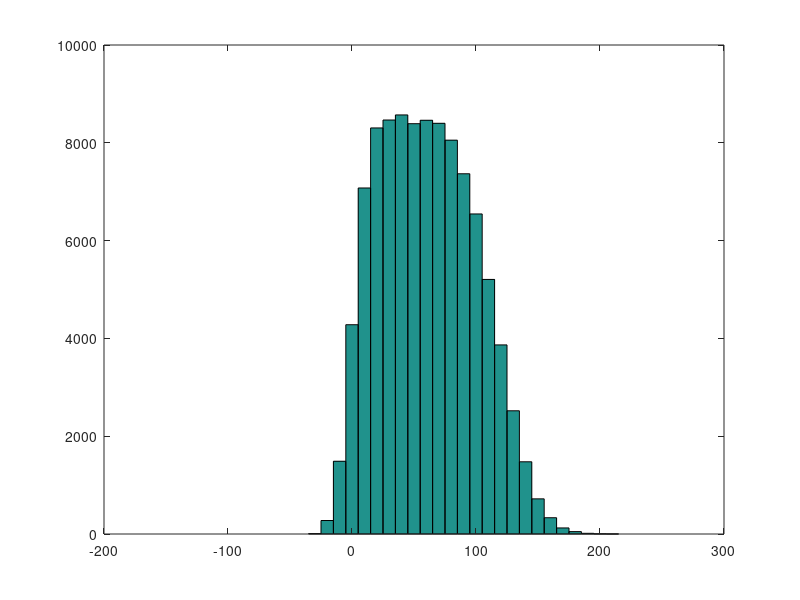
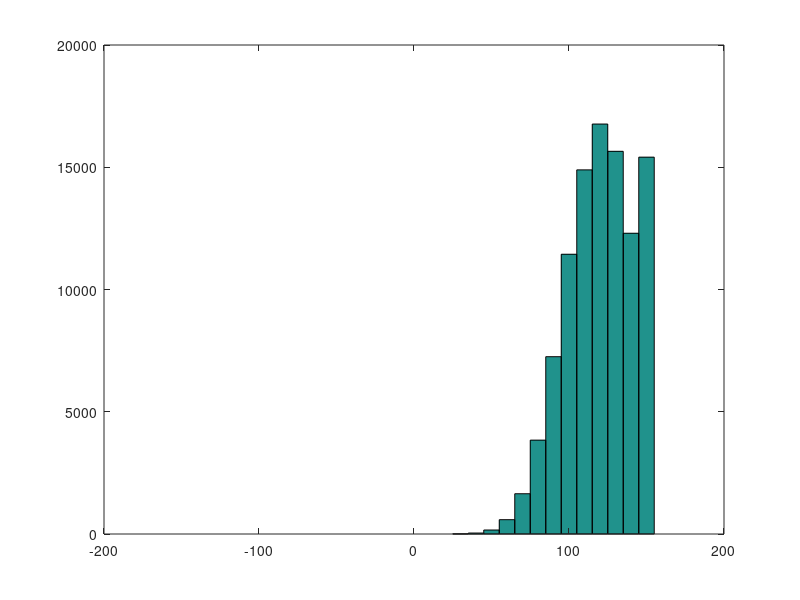

Write the MATLAB code that produced these figures, in order.
for i=1:100000
% Model 1 - amplification with a bit of jitter
HVC=(rand(1,11)*11)-5.5;
LMAN=HVC*rand*3;
RA1(i)=sum(HVC+LMAN);
% Model 1B - learning
HVC=(rand(1,11)*11)-5.5;
LMAN=abs(HVC*4*rand);
RA1B(i)=sum(HVC+LMAN);
% Model 2 - uncorrelated influences
HVC=(rand(1,11)*11)-5.5;
LMAN=(rand(1,11)*11)-5.5;
RA2(i)=sum(HVC+4*LMAN);
% Model 2B - learning
HVC=(rand(1,11)*11)-5.5;
LMAN=abs((rand(1,11)*11)-5.5);
RA2B(i)=sum(HVC+4*LMAN);
end
figure;hist(RA1B,[-150:10:250])
figure;hist(RA2B,[-150:10:150])

% 
round(rand(1,11)) % random activation of 11 neurons

 